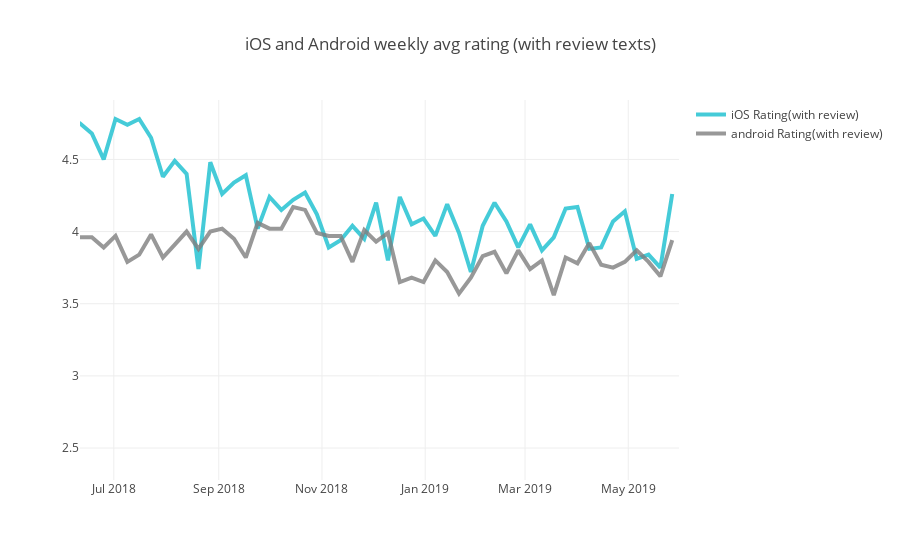

Source (notebook cell):
### Code cell
# weekly trend
trace_ios = go.Scatter(
                x=ios_weekly_rating.week_start,
                y=ios_weekly_rating["Rating_with_Review"],
                name = "iOS Rating(with review)",
                line = dict(color = '#17BECF', width = 4),
                opacity = 0.8)

trace_android = go.Scatter(
                x=android_weekly_rating.week_start,
                y=android_weekly_rating["Rating_with_Review"],
                name = "android Rating(with review)",
                line = dict(color = '#7F7F7F', width = 4),
                opacity = 0.8)

data = [trace_ios,trace_android]

layout = dict(
    title = "iOS and Android weekly avg rating (with review texts)",
    xaxis = dict(
        range = ['2018-06-11','2019-05-31'])
)

fig = dict(data=data, layout=layout)
py.iplot(fig, filename = "Manually Set Range")

### Figure 1 — Plotly figure (JSON) as saved in the notebook; plotly's stock layout.template omitted (floating-point values rounded to 4 significant figures)
{"data": [{"line": {"color": "#17BECF", "width": 4}, "name": "iOS Rating(with review)", "opacity": 0.8, "type": "scatter", "uid": "efd0273e-9635-4401-9911-7ebb3c2fda4c", "x": ["2018-04-30", "2018-05-07", "2018-05-14", "2018-05-21", "2018-05-28", "2018-06-04", "2018-06-11", "2018-06-18", "2018-06-25", "2018-07-02", "2018-07-09", "2018-07-16", "2018-07-23", "2018-07-30", "2018-08-06", "2018-08-13", "2018-08-20", "2018-08-27", "2018-09-03", "2018-09-10", "2018-09-17", "2018-09-24", "2018-10-01", "2018-10-08", "2018-10-15", "2018-10-22", "2018-10-29", "2018-11-05", "2018-11-12", "2018-11-19", "2018-11-26", "2018-12-03", "2018-12-10", "2018-12-17", "2018-12-24", "2018-12-31", "2019-01-07", "2019-01-14", "2019-01-21", "2019-01-28", "2019-02-04", "2019-02-11", "2019-02-18", "2019-02-25", "2019-03-04", "2019-03-11", "2019-03-18", "2019-03-25", "2019-04-01", "2019-04-08", "2019-04-15", "2019-04-22", "2019-04-29", "2019-05-06", "2019-05-13", "2019-05-20", "2019-05-27"], "y": [2.41, 2.68, 2.8, 3.04, 2.44, 4.76, 4.75, 4.68, 4.5, 4.78, 4.74, 4.78, 4.65, 4.38, 4.49, 4.4, 3.74, 4.48, 4.26, 4.34, 4.39, 4.02, 4.24, 4.15, 4.22, 4.27, 4.12, 3.89, 3.94, 4.04, 3.95, 4.2, 3.8, 4.24, 4.05, 4.09, 3.97, 4.19, 3.99, 3.72, 4.04, 4.2, 4.07, 3.89, 4.05, 3.87, 3.96, 4.16, 4.17, 3.88, 3.89, 4.07, 4.14, 3.81, 3.84, 3.75, 4.26]}, {"line": {"color": "#7F7F7F", "width": 4}, "name": "android Rating(with review)", "opacity": 0.8, "type": "scatter", "uid": "1563e70a-992f-4318-b0a6-f89c390ec072", "x": ["2018-04-30", "2018-05-07", "2018-05-14", "2018-05-21", "2018-05-28", "2018-06-04", "2018-06-11", "2018-06-18", "2018-06-25", "2018-07-02", "2018-07-09", "2018-07-16", "2018-07-23", "2018-07-30", "2018-08-06", "2018-08-13", "2018-08-20", "2018-08-27", "2018-09-03", "2018-09-10", "2018-09-17", "2018-09-24", "2018-10-01", "2018-10-08", "2018-10-15", "2018-10-22", "2018-10-29", "2018-11-05", "2018-11-12", "2018-11-19", "2018-11-26", "2018-12-03", "2018-12-10", "2018-12-17", "2018-12-24", "2018-12-31", "2019-01-07", "2019-01-14", "2019-01-21", "2019-01-28", "2019-02-04", "2019-02-11", "2019-02-18", "2019-02-25", "2019-03-04", "2019-03-11", "2019-03-18", "2019-03-25", "2019-04-01", "2019-04-08", "2019-04-15", "2019-04-22", "2019-04-29", "2019-05-06", "2019-05-13", "2019-05-20", "2019-05-27"], "y": [3.84, 3.99, 4.03, 3.82, 4.11, 3.99, 3.96, 3.96, 3.89, 3.97, 3.79, 3.84, 3.98, 3.82, 3.91, 4, 3.88, 4, 4.02, 3.95, 3.82, 4.06, 4.02, 4.02, 4.17, 4.15, 3.99, 3.97, 3.97, 3.79, 4.01, 3.93, 3.99, 3.65, 3.68, 3.65, 3.8, 3.72, 3.57, 3.68, 3.83, 3.86, 3.71, 3.87, 3.74, 3.8, 3.56, 3.82, 3.78, 3.92, 3.77, 3.75, 3.79, 3.87, 3.79, 3.69, 3.94]}], "layout": {"title": "iOS and Android weekly avg rating (with review texts)", "xaxis": {"range": ["2018-06-11", "2019-05-31"]}}}
